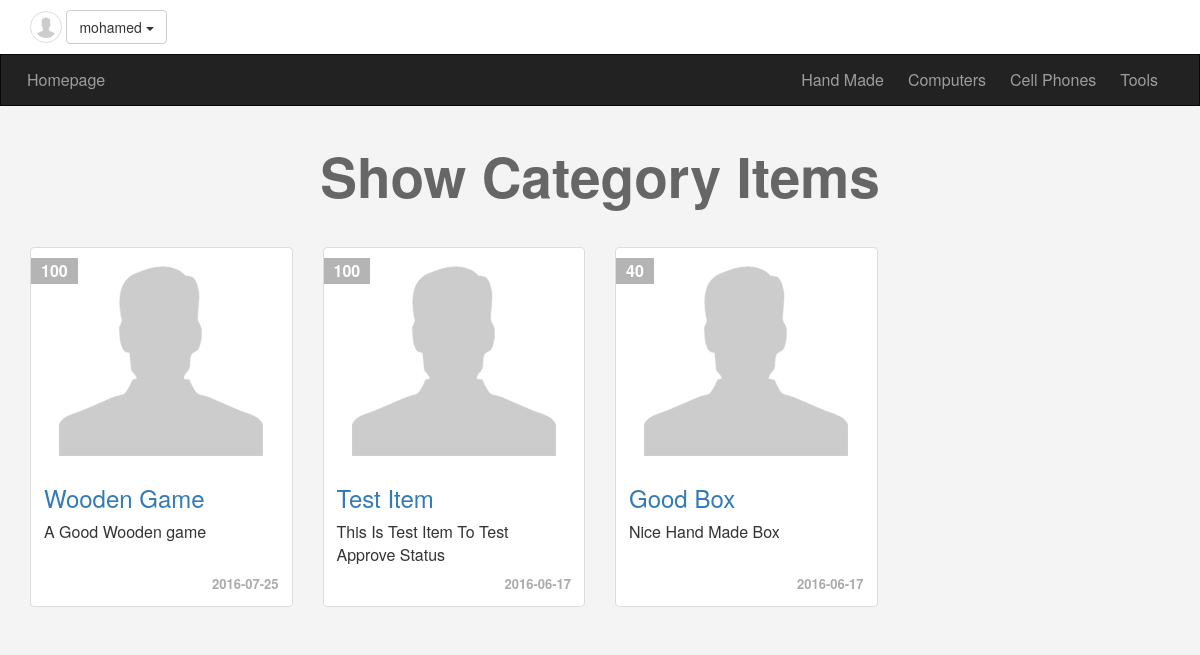
/E-commerce Website/categories.php?pageid=8 (signed in), run on the app's committed database.
### tables this page shows
CREATE TABLE `categories` (
  `ID` int(11) NOT NULL,
  `Name` varchar(255) NOT NULL,
  `Description` text NOT NULL,
  `parent` int(11) NOT NULL,
  `Ordering` int(11) DEFAULT NULL,
  `Visibility` tinyint(4) NOT NULL DEFAULT '0',
  `Allow_Comment` tinyint(4) NOT NULL DEFAULT '0',
  `Allow_Ads` tinyint(4) NOT NULL DEFAULT '0'
);

CREATE TABLE `items` (
  `Item_ID` int(11) NOT NULL,
  `Name` varchar(255) NOT NULL,
  `Description` text NOT NULL,
  `Price` varchar(255) NOT NULL,
  `Add_Date` date NOT NULL,
  `Country_Made` varchar(255) NOT NULL,
  `Image` varchar(255) NOT NULL,
  `Status` varchar(255) NOT NULL,
  `Rating` smallint(6) NOT NULL,
  `Approve` tinyint(4) NOT NULL DEFAULT '0',
  `Cat_ID` int(11) NOT NULL,
  `Member_ID` int(11) NOT NULL,
  `tags` varchar(255) DEFAULT NULL
);

### E-commerce Website/init.php (called while the page is built, shortened)
<?php
	include 'admin/connect.php';
	$sessionUser = '';
	if (isset($_SESSION['user'])) {
		$sessionUser = $_SESSION['user'];
	}
	$tpl 	= 'includes/templates/';
	$func	= 'includes/functions/';
	$css 	= 'layout/css/';
	include $func . 'functions.php';
	include $tpl . 'header.php';

### E-commerce Website/includes/functions/functions.php (called while the page is built, shortened)
<?php
	function getAllFrom($field, $table, $where = NULL, $and = NULL, $orderfield, $ordering = "DESC") {
		global $con;
		$getAll = $con->prepare("SELECT $field FROM $table $where $and ORDER BY $orderfield $ordering");
		$getAll->execute();
		$all = $getAll->fetchAll();
		return $all;
	}

### E-commerce Website/categories.php (the view, shortened to what this page needs)
<?php
	include 'init.php';
?>
<div class="container">
	<h1 class="text-center">Show Category Items</h1>
	<div class="row">
		<?php
		if (isset($_GET['pageid']) && is_numeric($_GET['pageid'])) {
			$category = intval($_GET['pageid']);
			$allItems = getAllFrom("*", "items", "where Cat_ID = {$category}", "AND Approve = 1", "Item_ID");
			foreach ($allItems as $item) {
				echo '<div class="col-sm-6 col-md-3">';
					echo '<div class="thumbnail item-box">';
						echo '<span class="price-tag">' . $item['Price'] . '</span>';
						echo '<img class="img-responsive" src="img.png" alt="" />';
						echo '<div class="caption">';
							echo '<h3><a href="items.php?itemid='. $item['Item_ID'] .'">' . $item['Name'] .'</a></h3>';
							echo '<p>' . $item['Description'] . '</p>';
							echo '<div class="date">' . $item['Add_Date'] . '</div>';
						echo '</div>';
					echo '</div>';
				echo '</div>';
			}
		} else {
			echo 'You Must Add Page ID';
		}
		?>
	</div>
</div>
<?php include $tpl . 'footer.php'; ?>

### E-commerce Website/includes/templates/header.php (shortened to what this page needs)
<!DOCTYPE html>
<html>
	<head>
		<link rel="stylesheet" href="<?php echo $css ?>bootstrap.min.css" />
		<link rel="stylesheet" href="<?php echo $css ?>font-awesome.min.css" />
		<link rel="stylesheet" href="<?php echo $css ?>jquery-ui.css" />
		<link rel="stylesheet" href="<?php echo $css ?>jquery.selectBoxIt.css" />
		<link rel="stylesheet" href="<?php echo $css ?>front.css" />
	</head>
	<body>
	<div class="upper-bar">
		<div class="container">
			<?php
				if (isset($_SESSION['user'])) { ?>
				<img class="my-image img-thumbnail img-circle" src="img.png" alt="" />
				<div class="btn-group my-info">
					<span class="btn btn-default dropdown-toggle" data-toggle="dropdown">
						<?php echo $sessionUser ?>
						<span class="caret"></span>
					</span>
				</div>
				<?php
				} else {
			?>
			<a href="login.php">
				<span class="pull-right">Login/Signup</span>
			</a>
			<?php } ?>
		</div>
	</div>
	<nav class="navbar navbar-inverse">
	  <div class="container">
	    <div class="navbar-header">
	      <a class="navbar-brand" href="index.php">Homepage</a>
	    </div>
	    <div class="collapse navbar-collapse" id="app-nav">
	      <ul class="nav navbar-nav navbar-right">
	      <?php
	      	$allCats = getAllFrom("*", "categories", "where parent = 0", "", "ID", "ASC");
			foreach ($allCats as $cat) {
				echo
				'<li>
					<a href="categories.php?pageid=' . $cat['ID'] . '">
						' . $cat['Name'] . '
					</a>
				</li>';
			}
	      ?>
	      </ul>
	    </div>
	  </div>
	</nav>

### E-commerce Website/layout/css/front.css (style rules this page uses)
body { background-color: #F4F4F4; font-size: 16px; height: 3000px; }
h1 { font-size: 55px; margin: 40px 0; font-weight: bold; color: #666; }
.navbar { border-radius: 0; margin-bottom: 0; }
.nav > li > a, .navbar-brand { padding: 15px 12px; }
.navbar-brand { font-size: 1em; }
.upper-bar { padding: 10px; background-color: #FFF }
.my-image { width: 32px; height: 32px; }
.item-box { position: relative; }
.item-box .price-tag { background-color: #B4B4B4; padding: 2px 10px; position: absolute; left: 0; top: 10px; font-weight: bold; color: #FFF; }
.item-box .caption p { height: 44px; max-height: 44px; }
.thumbnail .date { text-align: right; font-size: 13px; color: #AAA; font-weight: bold; }

### data on the page
categories: Name "Hand Made"
categories: Name "Computers"
categories: Name "Cell Phones"
categories: Name "Tools"
items: Price "100", Name "Wooden Game", Description "A Good Wooden game", Add_Date "2016-07-25"
items: Price "100", Name "Test Item", Description "This Is Test Item To Test Approve Status", Add_Date "2016-06-17"
items: Price "40", Name "Good Box", Description "Nice Hand Made Box", Add_Date "2016-06-17"

### other printed values
$sessionUser "mohamed"
